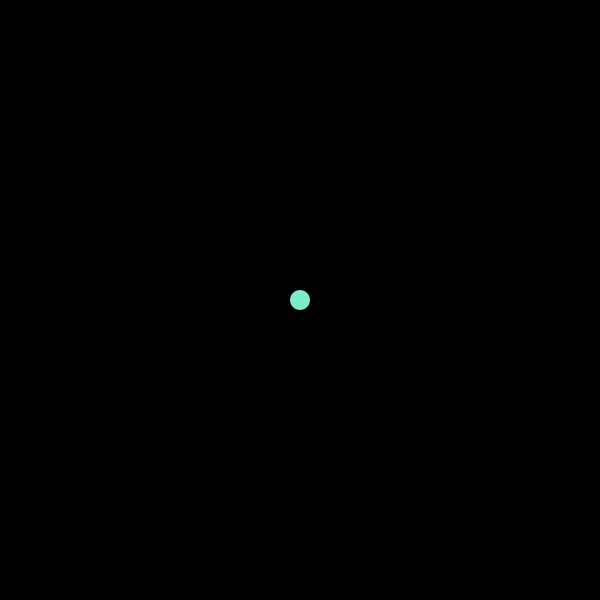
Frame 1 (no input)
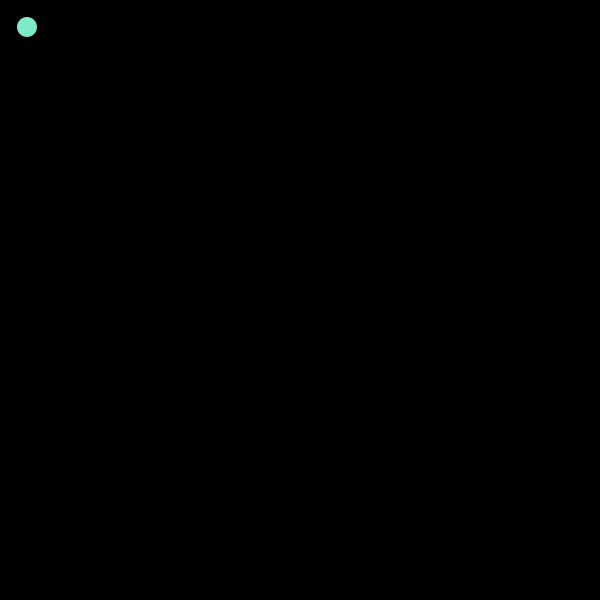
Frame 60 (the mouse pressed at the canvas centre just before this capture)
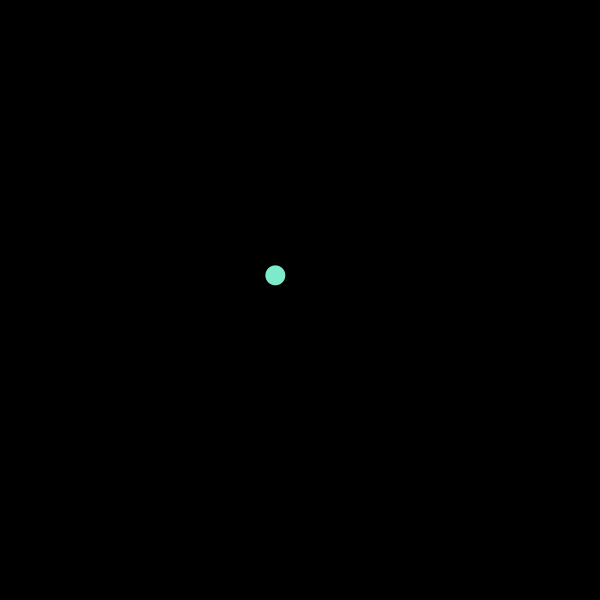
Frame 120 (the mouse held since frame 60 and released just before this capture)

The Processing sketch that drew these frames (run headless with seeded random() and noise(); from frame 60 on, the mouse is pressed at the canvas centre):

// Processing sketch: processing_105102
// ── processing_105102.pde


int ballSize = 20;
float ballX = 0;
float ballY = 0;
float dX;
float dY;


void setup(){
  size (600,600);
  ballX = width/2;
  ballY = height/2;
}

void draw() {
  background(0);
  noStroke();
  fill(#7DEACB);
  ellipse(ballX,ballY, ballSize,ballSize);

  dX = mouseX - ballX;
  ballX = ballX + dX/25.0;
  dY = mouseY - ballY;
  ballY = ballY + dY/25.0;
 
  } 
